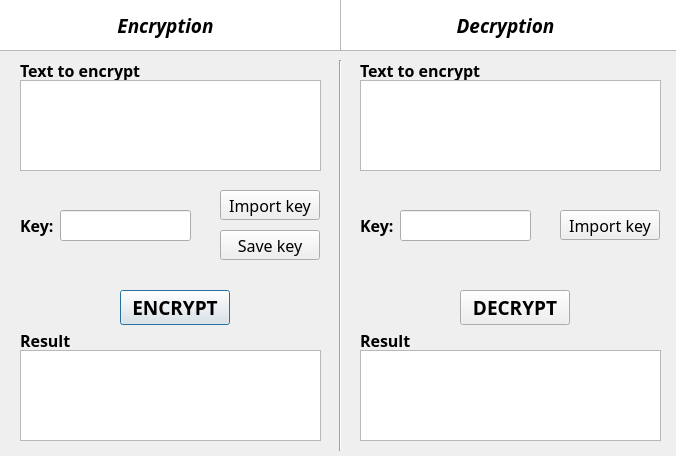
<?xml version="1.0" encoding="UTF-8"?>
<ui version="4.0">
 <class>Homophonic</class>
 <widget class="QDialog" name="Homophonic">
  <property name="geometry">
   <rect>
    <x>0</x>
    <y>0</y>
    <width>676</width>
    <height>456</height>
   </rect>
  </property>
  <property name="windowTitle">
   <string>Homophonic cipher</string>
  </property>
  <widget class="QTableView" name="En_title">
   <property name="geometry">
    <rect>
     <x>-10</x>
     <y>-10</y>
     <width>351</width>
     <height>61</height>
    </rect>
   </property>
  </widget>
  <widget class="QTableView" name="De_title">
   <property name="geometry">
    <rect>
     <x>340</x>
     <y>-10</y>
     <width>351</width>
     <height>61</height>
    </rect>
   </property>
  </widget>
  <widget class="Line" name="line">
   <property name="geometry">
    <rect>
     <x>330</x>
     <y>60</y>
     <width>20</width>
     <height>391</height>
    </rect>
   </property>
   <property name="orientation">
    <enum>Qt::Vertical</enum>
   </property>
  </widget>
  <widget class="QLabel" name="label1">
   <property name="geometry">
    <rect>
     <x>0</x>
     <y>10</y>
     <width>331</width>
     <height>30</height>
    </rect>
   </property>
   <property name="sizePolicy">
    <sizepolicy hsizetype="Ignored" vsizetype="Ignored">
     <horstretch>0</horstretch>
     <verstretch>0</verstretch>
    </sizepolicy>
   </property>
   <property name="font">
    <font>
     <family>Bahnschrift</family>
     <pointsize>14</pointsize>
     <italic>true</italic>
     <bold>true</bold>
    </font>
   </property>
   <property name="layoutDirection">
    <enum>Qt::LeftToRight</enum>
   </property>
   <property name="text">
    <string>Encryption</string>
   </property>
   <property name="alignment">
    <set>Qt::AlignCenter</set>
   </property>
  </widget>
  <widget class="QLabel" name="label2">
   <property name="geometry">
    <rect>
     <x>340</x>
     <y>10</y>
     <width>331</width>
     <height>30</height>
    </rect>
   </property>
   <property name="sizePolicy">
    <sizepolicy hsizetype="Ignored" vsizetype="Ignored">
     <horstretch>0</horstretch>
     <verstretch>0</verstretch>
    </sizepolicy>
   </property>
   <property name="font">
    <font>
     <family>Bahnschrift</family>
     <pointsize>14</pointsize>
     <italic>true</italic>
     <bold>true</bold>
    </font>
   </property>
   <property name="layoutDirection">
    <enum>Qt::LeftToRight</enum>
   </property>
   <property name="text">
    <string>Decryption</string>
   </property>
   <property name="alignment">
    <set>Qt::AlignCenter</set>
   </property>
  </widget>
  <widget class="QLabel" name="label3">
   <property name="geometry">
    <rect>
     <x>20</x>
     <y>60</y>
     <width>301</width>
     <height>21</height>
    </rect>
   </property>
   <property name="font">
    <font>
     <family>Bahnschrift</family>
     <pointsize>12</pointsize>
     <bold>true</bold>
    </font>
   </property>
   <property name="text">
    <string>Text to encrypt</string>
   </property>
  </widget>
  <widget class="QTextEdit" name="En_inputText">
   <property name="geometry">
    <rect>
     <x>20</x>
     <y>80</y>
     <width>301</width>
     <height>91</height>
    </rect>
   </property>
   <property name="font">
    <font>
     <family>Bahnschrift</family>
     <pointsize>12</pointsize>
    </font>
   </property>
  </widget>
  <widget class="QTextEdit" name="En_outputText">
   <property name="geometry">
    <rect>
     <x>20</x>
     <y>350</y>
     <width>301</width>
     <height>91</height>
    </rect>
   </property>
   <property name="font">
    <font>
     <family>Bahnschrift</family>
     <pointsize>12</pointsize>
    </font>
   </property>
  </widget>
  <widget class="QLabel" name="label4">
   <property name="geometry">
    <rect>
     <x>20</x>
     <y>330</y>
     <width>301</width>
     <height>21</height>
    </rect>
   </property>
   <property name="font">
    <font>
     <family>Bahnschrift</family>
     <pointsize>12</pointsize>
     <bold>true</bold>
    </font>
   </property>
   <property name="text">
    <string>Result</string>
   </property>
  </widget>
  <widget class="QPushButton" name="En_Button">
   <property name="geometry">
    <rect>
     <x>120</x>
     <y>290</y>
     <width>110</width>
     <height>35</height>
    </rect>
   </property>
   <property name="font">
    <font>
     <family>Bahnschrift</family>
     <pointsize>14</pointsize>
     <bold>true</bold>
    </font>
   </property>
   <property name="cursor">
    <cursorShape>PointingHandCursor</cursorShape>
   </property>
   <property name="text">
    <string>ENCRYPT</string>
   </property>
  </widget>
  <widget class="QLabel" name="label5">
   <property name="geometry">
    <rect>
     <x>20</x>
     <y>210</y>
     <width>41</width>
     <height>31</height>
    </rect>
   </property>
   <property name="font">
    <font>
     <family>Bahnschrift</family>
     <pointsize>12</pointsize>
     <bold>true</bold>
    </font>
   </property>
   <property name="text">
    <string>Key:</string>
   </property>
  </widget>
  <widget class="QLineEdit" name="En_inputKey">
   <property name="geometry">
    <rect>
     <x>60</x>
     <y>210</y>
     <width>131</width>
     <height>31</height>
    </rect>
   </property>
   <property name="font">
    <font>
     <family>Bahnschrift</family>
     <pointsize>12</pointsize>
     <italic>false</italic>
    </font>
   </property>
   <property name="layoutDirection">
    <enum>Qt::LeftToRight</enum>
   </property>
   <property name="text">
    <string/>
   </property>
  </widget>
  <widget class="QPushButton" name="saveBt">
   <property name="geometry">
    <rect>
     <x>220</x>
     <y>230</y>
     <width>100</width>
     <height>30</height>
    </rect>
   </property>
   <property name="sizePolicy">
    <sizepolicy hsizetype="Ignored" vsizetype="Ignored">
     <horstretch>0</horstretch>
     <verstretch>0</verstretch>
    </sizepolicy>
   </property>
   <property name="font">
    <font>
     <family>Bahnschrift</family>
     <pointsize>12</pointsize>
    </font>
   </property>
   <property name="cursor">
    <cursorShape>PointingHandCursor</cursorShape>
   </property>
   <property name="text">
    <string>Save key</string>
   </property>
  </widget>
  <widget class="QPushButton" name="En_importBt">
   <property name="geometry">
    <rect>
     <x>220</x>
     <y>190</y>
     <width>100</width>
     <height>30</height>
    </rect>
   </property>
   <property name="sizePolicy">
    <sizepolicy hsizetype="Ignored" vsizetype="Ignored">
     <horstretch>0</horstretch>
     <verstretch>0</verstretch>
    </sizepolicy>
   </property>
   <property name="font">
    <font>
     <family>Bahnschrift</family>
     <pointsize>12</pointsize>
    </font>
   </property>
   <property name="cursor">
    <cursorShape>PointingHandCursor</cursorShape>
   </property>
   <property name="text">
    <string>Import key</string>
   </property>
  </widget>
  <widget class="QLabel" name="label6">
   <property name="geometry">
    <rect>
     <x>360</x>
     <y>60</y>
     <width>301</width>
     <height>21</height>
    </rect>
   </property>
   <property name="font">
    <font>
     <family>Bahnschrift</family>
     <pointsize>12</pointsize>
     <bold>true</bold>
    </font>
   </property>
   <property name="text">
    <string>Text to encrypt</string>
   </property>
  </widget>
  <widget class="QLabel" name="label7">
   <property name="geometry">
    <rect>
     <x>360</x>
     <y>210</y>
     <width>41</width>
     <height>31</height>
    </rect>
   </property>
   <property name="font">
    <font>
     <family>Bahnschrift</family>
     <pointsize>12</pointsize>
     <bold>true</bold>
    </font>
   </property>
   <property name="text">
    <string>Key:</string>
   </property>
  </widget>
  <widget class="QTextEdit" name="De_outputText">
   <property name="geometry">
    <rect>
     <x>360</x>
     <y>350</y>
     <width>301</width>
     <height>91</height>
    </rect>
   </property>
   <property name="font">
    <font>
     <family>Bahnschrift</family>
     <pointsize>12</pointsize>
    </font>
   </property>
  </widget>
  <widget class="QTextEdit" name="De_inputText">
   <property name="geometry">
    <rect>
     <x>360</x>
     <y>80</y>
     <width>301</width>
     <height>91</height>
    </rect>
   </property>
   <property name="font">
    <font>
     <family>Bahnschrift</family>
     <pointsize>12</pointsize>
    </font>
   </property>
  </widget>
  <widget class="QLineEdit" name="De_inputKey">
   <property name="geometry">
    <rect>
     <x>400</x>
     <y>210</y>
     <width>131</width>
     <height>31</height>
    </rect>
   </property>
   <property name="font">
    <font>
     <family>Bahnschrift</family>
     <pointsize>12</pointsize>
     <italic>false</italic>
    </font>
   </property>
   <property name="layoutDirection">
    <enum>Qt::LeftToRight</enum>
   </property>
   <property name="text">
    <string/>
   </property>
  </widget>
  <widget class="QPushButton" name="De_Button">
   <property name="geometry">
    <rect>
     <x>460</x>
     <y>290</y>
     <width>110</width>
     <height>35</height>
    </rect>
   </property>
   <property name="font">
    <font>
     <family>Bahnschrift</family>
     <pointsize>14</pointsize>
     <bold>true</bold>
    </font>
   </property>
   <property name="cursor">
    <cursorShape>PointingHandCursor</cursorShape>
   </property>
   <property name="text">
    <string>DECRYPT</string>
   </property>
  </widget>
  <widget class="QLabel" name="label8">
   <property name="geometry">
    <rect>
     <x>360</x>
     <y>330</y>
     <width>301</width>
     <height>21</height>
    </rect>
   </property>
   <property name="font">
    <font>
     <family>Bahnschrift</family>
     <pointsize>12</pointsize>
     <bold>true</bold>
    </font>
   </property>
   <property name="text">
    <string>Result</string>
   </property>
  </widget>
  <widget class="QPushButton" name="De_importBt">
   <property name="geometry">
    <rect>
     <x>560</x>
     <y>210</y>
     <width>100</width>
     <height>30</height>
    </rect>
   </property>
   <property name="sizePolicy">
    <sizepolicy hsizetype="Ignored" vsizetype="Ignored">
     <horstretch>0</horstretch>
     <verstretch>0</verstretch>
    </sizepolicy>
   </property>
   <property name="font">
    <font>
     <family>Bahnschrift</family>
     <pointsize>12</pointsize>
    </font>
   </property>
   <property name="cursor">
    <cursorShape>PointingHandCursor</cursorShape>
   </property>
   <property name="text">
    <string>Import key</string>
   </property>
  </widget>
 </widget>
 <resources/>
 <connections/>
</ui>
